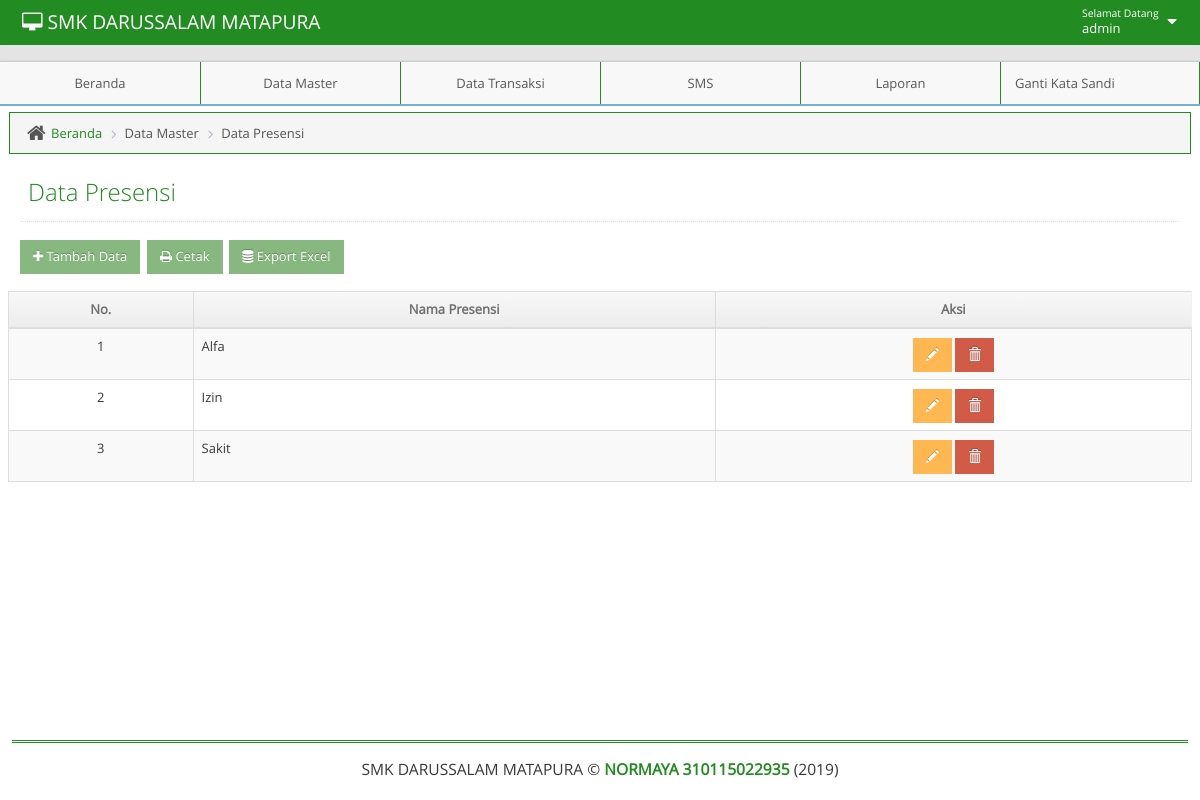
Screenshot of /admin/adminmainapp.php?unit=m_presensi&act=datagrid (signed in) with the database file from the repository.
### tables this page shows
CREATE TABLE IF NOT EXISTS `t_presensi` (
  `kd_pre` int(11) NOT NULL AUTO_INCREMENT,
  `jenis_pre` varchar(50) NOT NULL,
  PRIMARY KEY (`kd_pre`)
);

### admin/unit/m_presensi.php (the view, shortened to what this page needs)
<?php
$act = $_GET['act'];
switch($act){
    case "datagrid":
        ?>
<?php
include("../admin/leftbar.php");
?>
<div class="main-content">
    <div class="main-content-inner">
	<div class="breadcrumbs ace-save-state" id="breadcrumbs">
            <ul class="breadcrumb">
                <li>
                    <i class="ace-icon fa fa-home home-icon"></i>
                    <a href="adminmainapp.php?unit=dashboard">Beranda</a>
                </li>
                <li>Data Master</li>
		<li>Data Presensi</li>
            </ul>
	</div>
        <div class="page-content">
            <div class="page-header">
                <h1>Data Presensi
                </h1>
            </div>
            <h1>
                    <a href="?unit=m_presensi&act=input">
                        <button class="btn btn-sm btn-success"><i class="fa fa-plus"></i> Tambah Data</button>
                    </a>
                    <a href="?unit=ml_presensi" target="_blank">
                        <button class="btn btn-sm btn-success"><i class="fa fa-print"></i> Cetak</button>
                    </a>
					<a href="unit/mxp_presensi.php">
                        <button class="btn btn-sm btn-success"><i class="fa fa-database"></i> Export Excel</button>
                    </a>
                </h1>
            <div class="row">
                <div class="col-xs-12">
                    <div class="row">
                        <div class="box box-primary">
                            <div class="box-body table-responsive padding">
                              <table id="datatable" class="table table-striped table-bordered table-hover">
                                <thead>
                                    <tr>
                                        <th style="text-align: center">No.</th>
                                        <th style="text-align: center">Nama Presensi</th>
                                        <th style="text-align: center">Aksi</th>
                                    </tr>
                                </thead>
                                <tbody>
                                    <?php $no=1;
                                    $qdatagrid =" SELECT * FROM t_presensi";
                                    $rdatagrid = mysqli_query($mysqli, $qdatagrid);
                                    while($ddatagrid=mysqli_fetch_assoc($rdatagrid)) {
										 echo "
                                        <tr>
                                             <td style= text-align:center>$no</td>
                                             <td style= text-align:left  >$ddatagrid[jenis_pre]</td>
                                             <td style=text-align:center>
                                                 <a href=?unit=m_presensi&act=update&kd_pre=$ddatagrid[kd_pre] class='btn btn-sm btn-warning glyphicon glyphicon-pencil' ></a>
                                                 <a href=?unit=m_presensi&act=delete&kd_pre=$ddatagrid[kd_pre] class='btn btn-sm btn-danger glyphicon glyphicon-trash' onclick='return confirm(\"Yakin Akan Menghapus Data?\")'></a>
                                             </td>
                                        </tr>
                                        ";
                                        $no++;
                                     }
                                     ?>
                                </tbody>
                                </table>
                            </div>
                        </div>
                    </div>
                </div>
            </div>
        </div>
    </div>
</div>
<?php
include("../admin/footer.php");
?>
	</body>
</html>
 <?php
        break;
            ?>
 <?php
}

### admin/navbar.php (shortened to what this page needs)
<body class="no-skin">
        <?php
         $qupdate = "SELECT * FROM  t_admin WHERE username = '".$_SESSION['username']."'";
        $rupdate = mysqli_query($mysqli, $qupdate);
        $dupdate = mysqli_fetch_assoc($rupdate);
        ?>
        <div id="navbar" class="navbar navbar-default ace-save-state">
            <div class="navbar-container ace-save-state" id="navbar-container">
            <div class="navbar-header pull-left">
                <a href="adminmainapp.php?unit=dashboard" class="navbar-brand"><small><i class="fa fa-desktop"></i>  SMK DARUSSALAM MATAPURA </small></a>
            </div>
            <div class="navbar-buttons navbar-header pull-right" role="navigation">
              <ul class="nav ace-nav">
                <li class="light-blue dropdown-modal">
                  <a data-toggle="dropdown" href="#" class="dropdown-toggle">
                    <span class="user-info"><small>Selamat Datang</small>  <?php echo $dupdate['username']; ?></span>
                    <i class="ace-icon fa fa-caret-down"></i>
                  </a>
                </li>
              </ul>
            </div>
        </div>
    </div>

### css/tentang/style.css (style rules this page uses)
html { font-family:sans-serif; -ms-text-size-adjust:100%; -webkit-text-size-adjust:100% }
body { margin:0 }
a { background-color:transparent }
h1 { font-size:2em; margin:.67em 0 }
small { font-size:80% }
button,input,optgroup,select,textarea { color:inherit; font:inherit; margin:0 }
button { overflow:visible }
button,select { text-transform:none }
button,html input[type=button],input[type=reset],input[type=submit] { -webkit-appearance:button; cursor:pointer }
table { border-collapse:collapse; border-spacing:0 }
td,th { padding:0 }
.border-box,article,body,code,dd,div,dl,dt,fieldset,footer,form,header,html,input[type=email],input[type=password],input[type=tel],input[type=text],input[type=url],li,main,ol,p,pre,section,textarea,ul { box-sizing:border-box }

### rows the page displays
t_presensi: jenis_pre "Alfa"
t_presensi: jenis_pre "Izin"
t_presensi: jenis_pre "Sakit"

### other values shown
$dupdate['username'] "admin"
